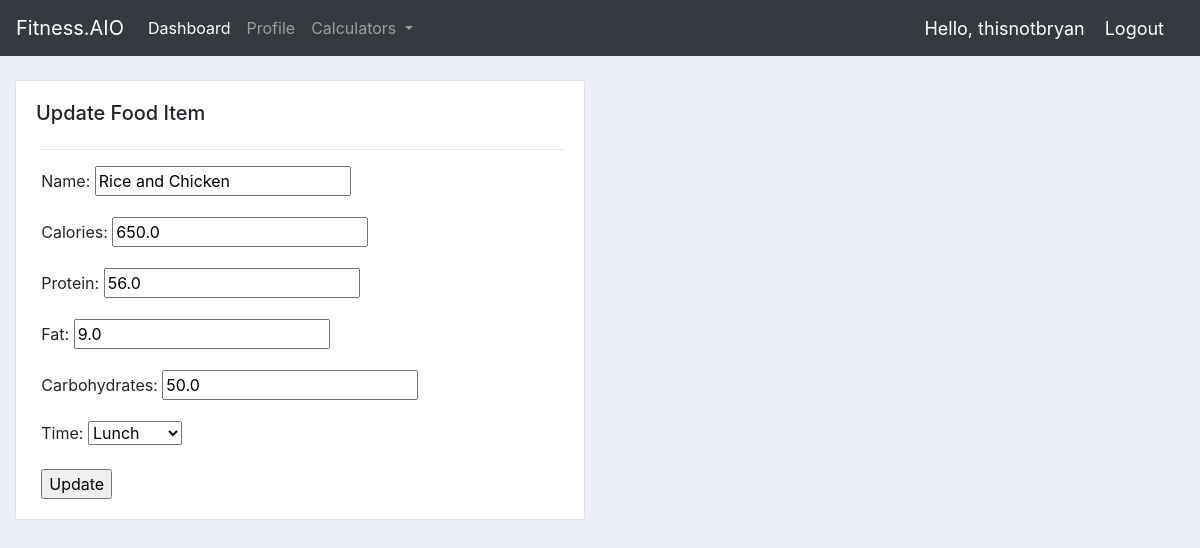
The app's page /foodEntry/update/10/ (signed in) with its own data.
### foodEntry/models.py (models this page shows, shortened)
class FoodItem(models.Model):
    TIME_EATEN = [
        ('Breakfast','Breakfast'),
        ('Lunch', 'Lunch'),
        ('Dinner', 'Dinner'),
        ('Snack','Snack')
    ]
    user = models.ForeignKey(User, null=True, on_delete=models.CASCADE)
    name = models.CharField(max_length = 200)
    date_added = models.DateTimeField(auto_now_add=True)
    calories = models.DecimalField(max_digits=10000, decimal_places=1)
    protein = models.DecimalField(max_digits=10000, decimal_places=1)
    fat = models.DecimalField(max_digits=10000, decimal_places=1)
    carbohydrates = models.DecimalField(max_digits=10000, decimal_places=1)
    time = models.CharField(max_length = 200, choices = TIME_EATEN, null = True)

### foodEntry/views.py (the view)
# urls.py: path('update/<int:id>/', updatefooditem_View, name="update-food" ),
@login_required
@transaction.atomic
def updatefooditem_View(request,id):
    instance = get_object_or_404(FoodItem, id=id)
    if request.method == 'POST':
        food_form = FoodEntryForm(request.POST, instance=instance)
        if food_form.is_valid():
            food_form.save()
            return redirect('homeView')
    else:
        food_form = FoodEntryForm(instance=instance )
    return render(request,'foodEntry/updateFood.html', {'form' : food_form,
    'foodItem': instance})

### foodEntry/forms.py
class FoodEntryForm(forms.ModelForm):
    class Meta:
        model = FoodItem
        fields = [
            "name",
            "calories",
            "protein",
            "fat",
            "carbohydrates",
            "time"
        ]

### foodEntry/templates/foodEntry/updateFood.html
{% extends 'base.html' %}
{% block content %}
<br>
<div class="row">
    <div class="col-md-6">
        <div class="card card-body">
            <h5>Update Food Item</h5>
            <form action="." method="POST" style="padding-left: 1%;"> {% csrf_token %}
                <hr>
                {{form.as_p}}
                <input type="submit" value="Update">
            </form>
        </div>
    </div>
</div>
{% endblock content %}

### templates/navbar.html (shortened to what this page needs)
<nav class="navbar navbar-expand-lg navbar-dark bg-dark">
    <a class="navbar-brand" href="{% url 'homeView' %}">Fitness.AIO</a>
    <div class="collapse navbar-collapse" id="navbarNavDropdown">
        <ul class="navbar-nav">
            <li class="nav-item active">
                <a class="nav-link" href="{% url 'homeView' %}">Dashboard <span class="sr-only">(current)</span></a>
            </li>
            <li class="nav-item">
                <a class="nav-link" href="{% url 'profile-page' %}">Profile</a>
            </li>
            <li class="nav-item dropdown">
                <a class="nav-link dropdown-toggle" href="#" id="navbarDropdownMenuLink" data-toggle="dropdown"
                    aria-haspopup="true" aria-expanded="false">
                    Calculators
                </a>
            </li>
        </ul>
    </div>
    {% if user.is_authenticated %}
        <span class="hello-msg">Hello, {{request.user}}</span>
        <span><a class="hello-msg" href="{% url 'logout' %}">Logout</a></span>
    {% else %}
        <span><a class="hello-msg" href="{% url 'login' %}">Login</a></span>
    {% endif %}
</nav>

### static/css/main.css (style rules this page uses)
body { background-color: #ebeff5; }

### templates/navbar.html (style rules this page uses)
.hello-msg { font-size: 18px; color: #fff; margin-right: 20px; }

### records on screen
FoodItem: name "Rice and Chicken", calories "650.0", protein "56.0", fat "9.0", carbohydrates "50.0", time "Lunch"

### other values on screen
{{ request.user }} "thisnotbryan"
